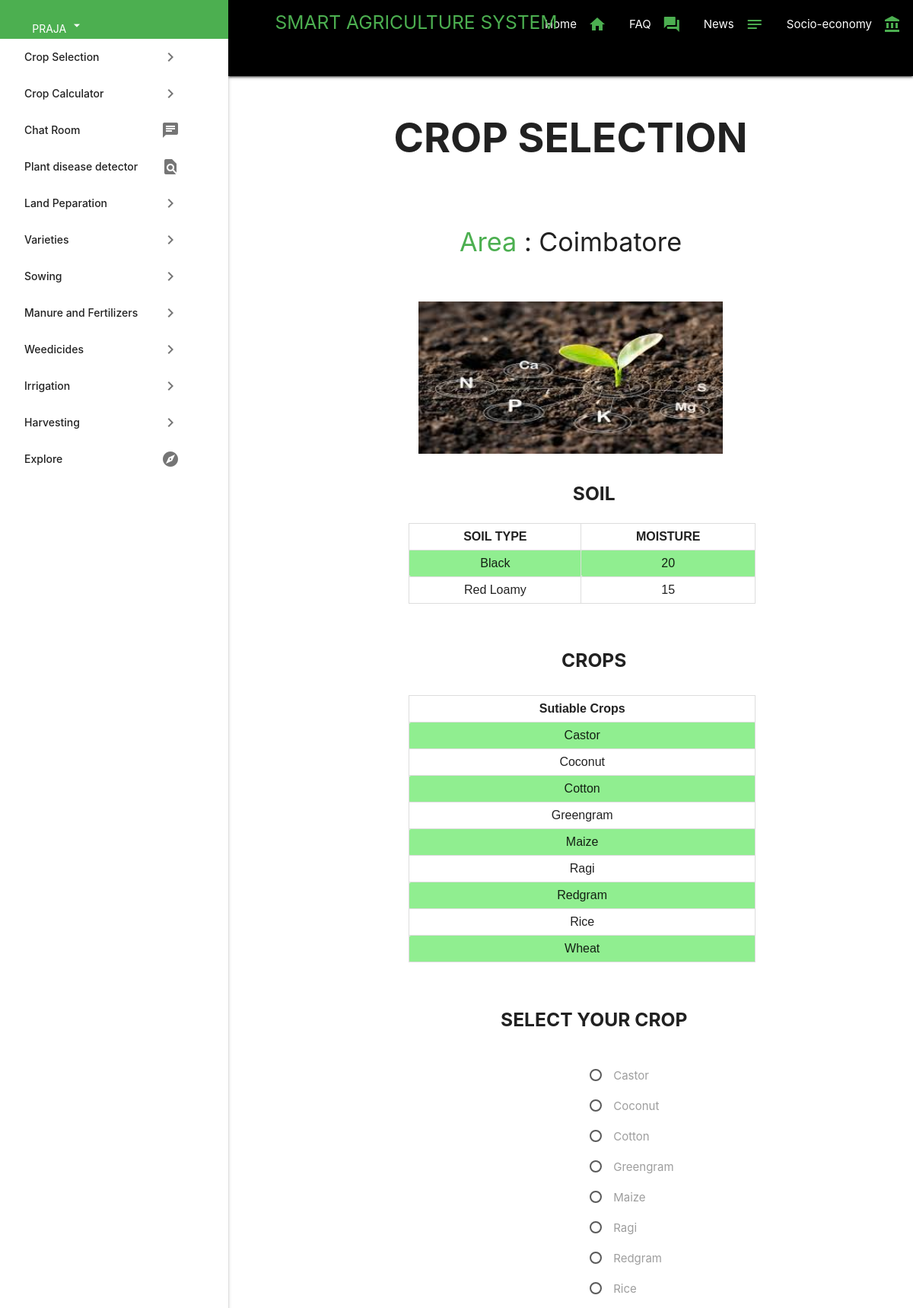
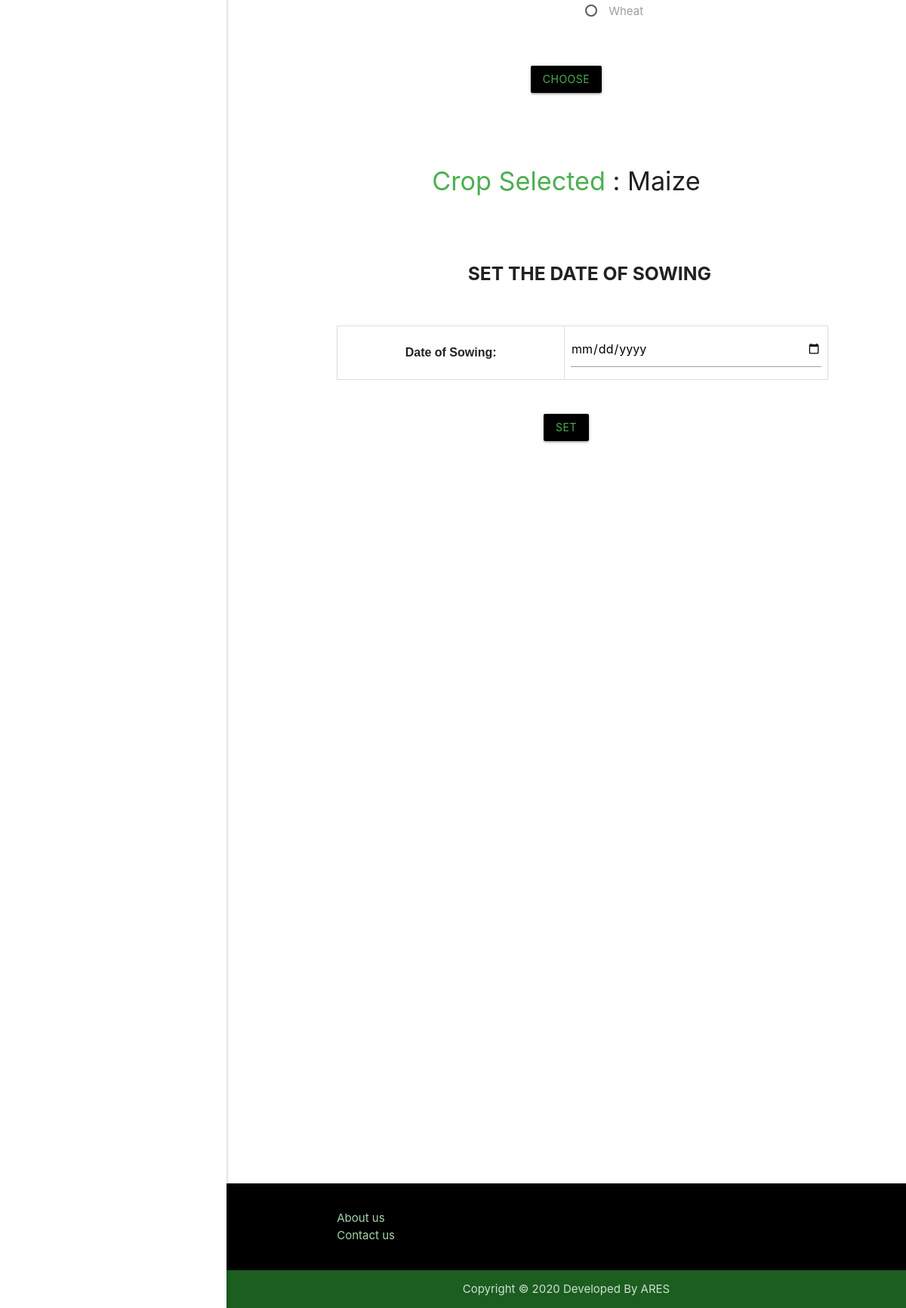
/Code/cropselection.php (signed in), run on the app's committed database (2 pictures, top to bottom).
### tables this page shows
CREATE TABLE `register` (
  `id` int(11) NOT NULL,
  `farmername` varchar(30) NOT NULL,
  `address` text NOT NULL,
  `city` varchar(30) NOT NULL,
  `phone` bigint(20) NOT NULL,
  `email_id` varchar(50) NOT NULL,
  `password` varchar(25) NOT NULL,
  `area` int(11) DEFAULT NULL,
  `soil` varchar(20) DEFAULT NULL,
  `crop` varchar(20) DEFAULT NULL
);

CREATE TABLE `crop_area` (
  `city` varchar(30) NOT NULL,
  `crop` varchar(20) NOT NULL
);

### Code/fa11.php (called while the page is built, shortened)
<?php
include("dbconnection.php");
if(isset($_SESSION[id]))
{
	$sql = "SELECT * FROM ares.register natural join ares.weather WHERE id='$_SESSION[id]'";
	$qsql = mysqli_query($con,$sql);
	$rsedit = mysqli_fetch_array($qsql);
}
?>

### Code/cropselection.php (the view, shortened to what this page needs)
<?php
include("fa11.php");
?>
<html lang="en">
<head>
  <link rel="stylesheet" href="https://use.fontawesome.com/releases/v5.0.13/css/all.css">
  <link rel="stylesheet" href="sidenav1.css" >
  <link rel="stylesheet" href="https://cdnjs.cloudflare.com/ajax/libs/materialize/1.0.0-beta/css/materialize.min.css">
</head>
<body>
  <header>
    <div class="nav-extended">
      <nav style="min-height: 100px ">
        <nav class="nav-wrapper black ">
          <a href="#" class="brand-logo green-text"><h5 ><span>SMART AGRICULTURE SYSTEM</span></h5></a>
          <a href="#" data-target="sidenav-1" class="left sidenav-trigger hide-on-medium-and-up">
          <ul class="right hide-on-med-and-down">
            <li><a href="main.php"><i class="material-icons green-text right">home</i><span>Home</span> </a></li>
            <li><a href="faq.php"><i class="material-icons green-text right">forum</i><span>FAQ</span></a></li>
            <li><a href="news.php"><i class="material-icons green-text right">notes</i><span>News</span></a></li>
            <li><a href="soc_eco2.php"><i class="material-icons green-text right">account_balance</i><span>Socio-economy</span></a></li>
          </ul>
        </nav>
      </nav>
    </div>
  </header>
  <ul id="sidenav-1 grey darken" class="sidenav sidenav-fixed">
    <li class="sidenav-header green">
      <div class="row">
          <div class="col s8">
            <a href="#" class="dropdown-trigger btn-flat waves-effect waves-light white-text" data-target="dropdown" data-activates="dropdown">
             <?php echo $rsedit[farmername]; ?> <i class="material-icons">arrow_drop_down</i></a>
        </div>
      </div>
    </li>
<li class="white"><a href="cropselection.php" class="waves-effect waves-blue"><i class="material-icons  right style="margin-right:0;">keyboard_arrow_right</i> Crop Selection</a></li>
<li class="white"><a href="calc1.php" class="waves-effect waves-blue"><i class="material-icons  right style="margin-right:0;">keyboard_arrow_right</i> Crop Calculator</a></li>
<li class="white"><a href="index_chat.php" class="waves-effect waves-blue"><i class="material-icons  right style="margin-right:0;">chat</i> Chat Room</a></li>
	<li class="white"><a href="http://127.0.0.1:8000/" class="waves-effect waves-blue"><i class="material-icons  right style="margin-right:0;">find_in_page</i>Plant disease detector</a></li>
<li class="white"><a href="landprep.php" class="waves-effect waves-blue"><i class="material-icons  right style="margin-right:0;">keyboard_arrow_right</i> Land Peparation</a></li>
    <li class="white"><a href="varieties.php" class="waves-effect waves-blue"><i class="material-icons  right style="margin-right:0;">keyboard_arrow_right</i> Varieties</a></li>
	<li class="white"><a href="sowing.php" class="waves-effect waves-blue"><i class="material-icons  right style="margin-right:0;">keyboard_arrow_right</i> Sowing</a></li>
	<li class="white"><a href="fertilizer.php" class="waves-effect waves-blue"><i class="material-icons  right style="margin-right:0;">keyboard_arrow_right</i> Manure and Fertilizers</a></li>
	<li class="white"><a href="weedicide.php" class="waves-effect waves-blue"><i class="material-icons  right style="margin-right:0;">keyboard_arrow_right</i> Weedicides</a></li>
	<li class="white"><a href="irrigate.php" class="waves-effect waves-blue"><i class="material-icons  right style="margin-right:0;">keyboard_arrow_right</i> Irrigation</a></li>
	<li class="white"><a href="harvest.php" class="waves-effect waves-blue"><i class="material-icons  right style="margin-right:0;">keyboard_arrow_right</i> Harvesting</a></li>
	<li class="white"><a href="exp.php" class="waves-effect waves-blue"><i class="material-icons  right style="margin-right:0;">explore</i> Explore</a></li>
  </ul>
<div id="page-container">
  <div class="content">
      <div id="content-wrap">
        <div class="section center">
		      <h2 class="center"><b>CROP SELECTION</b></h2><br><br>
          <h4 class="center"><span class="green-text">Area</span>  :  <?php echo $rsedit[city]; ?></h4><br><br>
		      <img class="responsive-img" src="sh.jpg" style="width:400px;height:200px;"><br><br>
		      <h5 class="center"><b>SOIL</b></h5>
		    </div>
		 <form method="post" action="fa1.php" name="farmerprofile" >
					<div class="container">
							<?php
								include("dbconnection.php");
								if(isset($_SESSION[id]))
								{
								$sql1 = "SELECT Stype,moist FROM ares.soil natural join ares.moisture where city='$rsedit[city]'  ";
							  $qsql1 = mysqli_query($con,$sql1);
							  echo "<table class='center'>
										<tr>
										<th>SOIL TYPE</th>
										<th>MOISTURE</th>
										</tr>";
							  while($rs = mysqli_fetch_array($qsql1))
							  {
								  echo "<tr>";
								  echo "<td>".$rs[Stype]."</td>";
								  echo "<td>".$rs[moist]."</td>";
								  echo "</tr>";
							  }
								echo "</table>";
							  }
							?>
              </div>
							<br><br>
              <div class="container">
							<h5 class="center"><b>CROPS</b></h5><br>
							<?php
								include("dbconnection.php");
								if(isset($_SESSION[id]))
								{
								$sql11 = "SELECT crop FROM ares.crop_area where city='$rsedit[city]'  ";
							  $qsql11 = mysqli_query($con,$sql11);
							  echo "<table class='center'>
										<tr>
										<th>Sutiable Crops</th>
										</tr>";
							  while($rs1 = mysqli_fetch_array($qsql11))
							  {
								  echo "<tr>";
								  echo "<td>".$rs1[crop]."</td>";
								  echo "</tr>";
							  }
								echo "</table>";
							  }
							?>
							<br><br>
		      </div>
                    </form>
					<form method="post" action="facs.php">
					<h5 class="center"><b>SELECT YOUR CROP</b></h5><br>
           <div class="container">
					<?php
								include("dbconnection.php");
								if(isset($_SESSION[id]))
								{
                  $sql11 = "SELECT crop FROM ares.crop_area where city='$rsedit[city]'  ";
                  $qsql11 = mysqli_query($con,$sql11);
                  while($rs1 = mysqli_fetch_array($qsql11))
                  {
                    echo "<p>";
                    echo "<label>";
                    echo "<span>".$rs1[crop]."</span>";
                    echo "</p>";
                  }
							  }
							?>
              </div>
							<br><br>
							<section>
                  <center>
              <button class=" black green-text waves-effect waves-light btn submitbtn" type="submit"  name="submit"  value="Choose">CHOOSE</button>
                  </center>
              </section>
						</form>
						<div class="section center">
			<br><br>
          <h4 class="center"><span class="green-text">Crop Selected </span> :   <?php echo $rsedit[crop]; ?></h4><br><br>
		    </div>
			 <form method="post" action="fa3.php" >
       <h5 class="center"><b>SET THE DATE OF SOWING</b></h5>
       <br><br>
                <table>
				<tbody>
					<tr>
						<th>Date of Sowing:</th>
						<th><input type="date" name="date1" value= <?php echo $rsedit[date_sow];?> > </th>
					</tr>
					</tbody>
              </table>
              <br><br>
              <section>
                  <center>
				   <button class=" black green-text waves-effect waves-light btn submitbtn" type="submit"  name="submit" id="submit" value="Submit">Set</button></center>
			  </section>
          </form>
              </div>
            </div>
<br><br><br><br><br><br><br>
  <footer id="footer" >
    <footer class="page-footer black ">
      <div class="container">
        <div class="row">
          <div class="col  l6 s12  ">
            <ul >
              <li><a class="green-text text-lighten-3 text-indent:"-5em";" href="aboutus.php">About us</a></li>
              <li><a class="green-text text-lighten-3" href="contactus.php">Contact us</a></li>
            </ul>
          </div>
        </div>
      </div>
      <div class="footer-copyright green darken-4 ">
          <div class="container center">Copyright &copy; 2020 Developed By ARES</div>
        </div>
      </footer>
    </footer>
  </div>
  </body>
  </html>

### Code/sidenav1.css (style rules this page uses)
header { min-height: 50px; }
h5 { text-indent:2.5em; }
#page-container { position: relative; min-height: 400vh; }
#content-wrap { padding-bottom: 1rem; }
#footer { position: absolute; bottom: 0; width: 100%; height: 1rem; }
div.content { margin-left: 300px; padding: 1px 16px; height: 100px; }
header { margin-left: 300px; margin-right:0px; }
.page-footer { margin-left:300px; }

### Code/cropselection.php (style rules this page uses)
p { text-align: left; margin-left: 325px ; }
table { font-family: arial, sans-serif; border-collapse: collapse; width: 75%; margin-left:15%; margin-right:15%; }
td, th { border: 1px solid #dddddd; text-align: center; padding: 8px; }
tr:nth-child(even) { background-color: #90ee90; }

### data on the page
register: farmername "PRAJA", city "Coimbatore", crop "Maize"
crop_area: crop "Castor"
crop_area: crop "Coconut"
crop_area: crop "Cotton"
crop_area: crop "Greengram"
crop_area: crop "Maize"
crop_area: crop "Ragi"
crop_area: crop "Redgram"
crop_area: crop "Rice"
crop_area: crop "Wheat"

### other printed values
$rs[Stype] "Black"
$rs[moist] "20"
$rs[Stype] "Red Loamy"
$rs[moist] "15"
